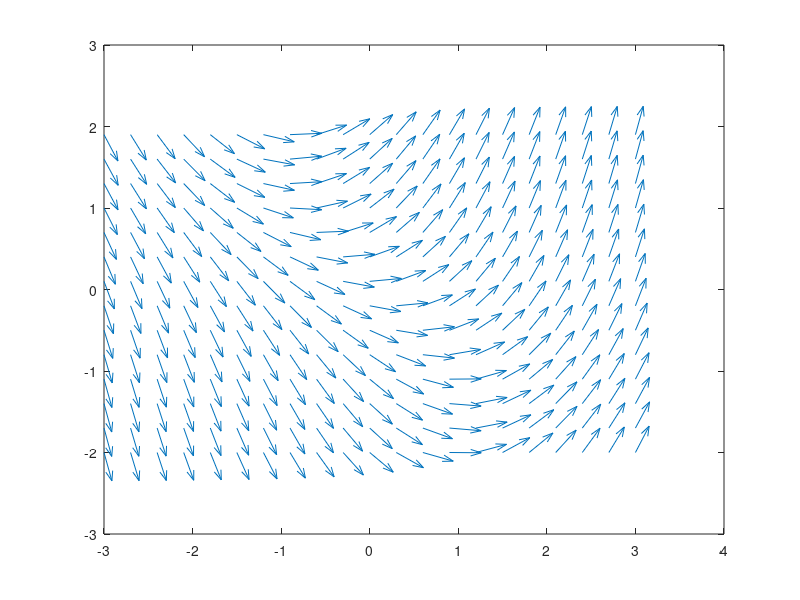

Write the MATLAB code that produced this figure.

[x, y] = meshgrid(-3:.3:3, -2:.3:2);

% defines ODE
dy = x + sin(y); 
dx = ones(size(dy));

% normalizes vectors
norm_factor = sqrt(dx.^2 + dy.^2);
dy_norm = dy./norm_factor;
dx_norm = dx./norm_factor;

quiver(x, y, dx_norm, dy_norm);